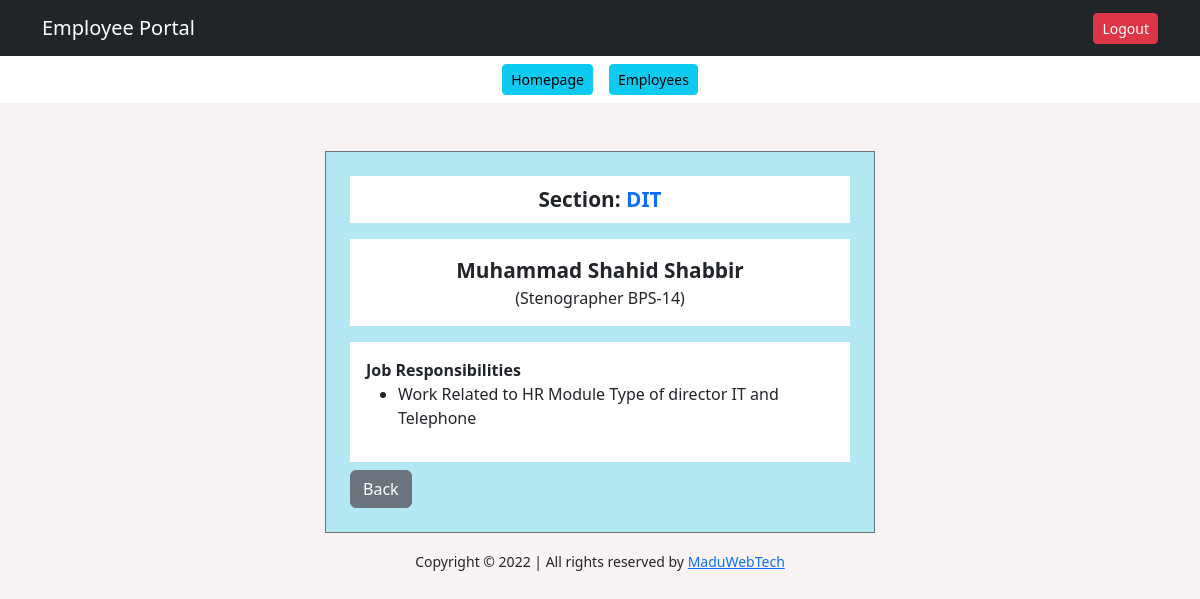
The app's page /dashboard/profile.php?id=39 (signed in) with its own data.
### tables this page shows
CREATE TABLE `user_reg_tbl` (
  `emp_id` int(11) NOT NULL,
  `user_name` varchar(100) NOT NULL,
  `user_des` varchar(100) NOT NULL,
  `user_section` varchar(100) NOT NULL,
  `user_scale` varchar(100) NOT NULL,
  `user_res` text NOT NULL,
  `user_id` varchar(100) NOT NULL,
  `user_pass` varchar(255) NOT NULL,
  `user_role` int(11) NOT NULL
);

### dashboard/profile.php (the view, shortened to what this page needs)
<?php include("header.php");
include("Configuration.php");
$emp_id=$_GET['id'];
$sql="SELECT * FROM user_reg_tbl WHERE emp_id=$emp_id";
$query=mysqli_query($config,$sql);
$result=mysqli_fetch_assoc($query);
?>
    <div class="container mt-5 mb-2">
      <div class="row m-2">
        <div class="col-md-6 m-auto emp_profile p-4 border border-secondary">
          <p class="text-center emp_name bg-white p-2">
            <strong>Section:</strong>
            <span class="text-primary"><?= ucwords($result['user_section']) ?></span>
          </p>
          <p class="text-center bg-white p-3">
            <span class="emp_name"><?= ucwords($result['user_name']) ?></span><br>
            <span>(<?= ucfirst($result['user_des']) ?></span>
            <span><?= strtoupper($result['user_scale']) ?>)</span>
          </p>
          <div class="bg-white p-3">
            <strong>Job Responsibilities</strong>
            <ul>
              <li><?= ucfirst($result['user_res']) ?></li>
            </ul>
          </div>
          <div class="mt-2">
            <a href="users_list.php" class="btn btn-secondary">Back</a>
          </div>
        </div>
      </div>
    </div>
<?php include("footer.php"); ?>

### assets/style.css (style rules this page uses)
body { background-color: #faf3f3 !important; }
.login_form,.register_form,.emp_profile,.task_form { background-color: #b3e9f2; }
.emp_name { font-size: 1.3rem; font-weight: bold; }

### records on screen
user_reg_tbl: user_section "DIT", user_name "Muhammad Shahid Shabbir", user_des "Stenographer", user_scale "BPS-14", user_res "Work Related to HR Module Type of director IT and Telephone"
